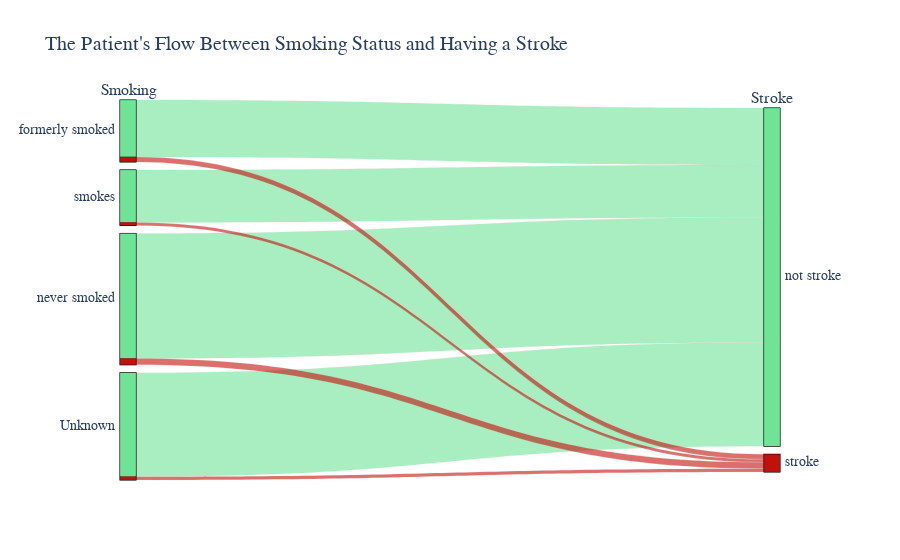

Notebook code for this chart:
### Code cell
alluvial_diagram([smoke_dim,str_dim],"The Patient's Flow Between Smoking Status and Having a Stroke")

### Figure 1 — Plotly figure (JSON) as saved in the notebook; plotly's stock layout.template omitted (floating-point values rounded to 4 significant figures; data arrays with more than 128 entries replaced by an {"elided": "..."} marker saying what was removed)
{"data": [{"arrangement": "freeform", "dimensions": [{"categoryarray": ["formerly smoked", "smokes", "never smoked", "Unknown"], "label": "Smoking", "values": {"elided": "4981 str values"}}, {"categoryarray": [0, 1], "label": "Stroke", "ticktext": ["not stroke", "stroke"], "values": {"elided": "4981 int values"}}], "hoverinfo": "count+probability", "hoveron": "color", "labelfont": {"family": "Times", "size": 16}, "line": {"color": {"elided": "4981 int values"}, "colorscale": [[0, "#6fe396"], [1, "#c2100a"]], "shape": "hspline"}, "tickfont": {"family": "Times", "size": 14}, "type": "parcats"}], "layout": {"title": {"font": {"family": "Times", "size": 20}, "text": "The Patient's Flow Between Smoking Status and Having a Stroke"}}}
